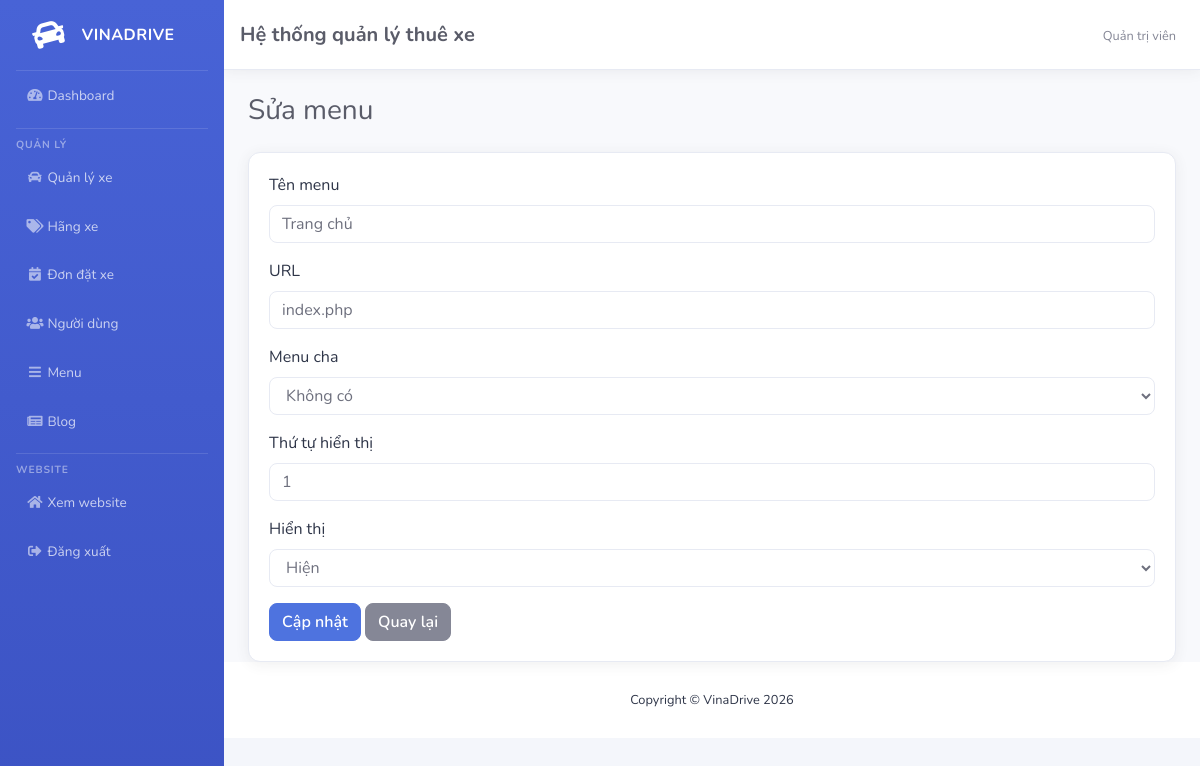
The app's page /admin/menus/1/edit (signed in) with its own data.
### tables this page shows
CREATE TABLE `menus` (
    `MenuID`       INT(11) NOT NULL AUTO_INCREMENT,
    `MenuName`     VARCHAR(100) NOT NULL,
    `URL`          VARCHAR(255) DEFAULT NULL,
    `ParentID`     INT(11) DEFAULT NULL,
    `DisplayOrder` INT(11) DEFAULT 0,
    `IsActive`     TINYINT(1) DEFAULT 1,
    PRIMARY KEY (`MenuID`),
    KEY `ParentID` (`ParentID`),
    CONSTRAINT `fk_menus_parent` FOREIGN KEY (`ParentID`) REFERENCES `menus` (`MenuID`)
);

### app/Core/Controller.php (called while the page is built, shortened)
<?php
abstract class Controller
{
    protected function view(string $viewName, array $data = [], ?string $layout = 'admin/layout/main'): void
    {
        extract($data);
        $viewFile = __DIR__ . '/../Views/' . $viewName . '.php';
        require $viewFile;
    }
}

### app/Controllers/Admin/MenuController.php (called while the page is built, shortened)
<?php
class MenuController extends Controller
{
    private MenuModel $menuModel;
    public function __construct()
    {
        $this->menuModel = new MenuModel();
    }
    public function edit(string $id): void
    {
        $menuId = (int) $id;
        $menu = $this->menuModel->find($menuId);
        $this->view('admin/menus/edit', [
            'pageTitle' => 'Sửa menu',
            'menu' => $menu,
            'parents' => $this->menuModel->candidatesForParent($menuId),
        ]);
    }
}

### index.php (called while the page is built, shortened)
<?php
require_once __DIR__ . '/app/autoload.php';
$router = new Router();
$router->get('/admin/brands', [BrandController::class, 'index']);
$router->get('/admin/brands/create', [BrandController::class, 'create']);
$router->post('/admin/brands', [BrandController::class, 'store']);
$router->get('/admin/brands/{id}/edit', [BrandController::class, 'edit']);
$router->post('/admin/brands/{id}/update', [BrandController::class, 'update']);
$router->post('/admin/brands/{id}/delete', [BrandController::class, 'destroy']);
$router->get('/admin/cars', [CarController::class, 'index']);
$router->get('/admin/cars/create', [CarController::class, 'create']);
$router->post('/admin/cars', [CarController::class, 'store']);
$router->get('/admin/cars/{id}/edit', [CarController::class, 'edit']);
$router->post('/admin/cars/{id}/update', [CarController::class, 'update']);
$router->post('/admin/cars/{id}/delete', [CarController::class, 'destroy']);
$router->post('/admin/cars/{id}/images/update', [CarController::class, 'updateImage']);
$router->post('/admin/cars/{id}/images/set-main', [CarController::class, 'setMainImage']);
$router->post('/admin/cars/{id}/images/delete', [CarController::class, 'deleteImage']);
$router->get('/admin/users', [UserController::class, 'index']);
$router->get('/admin/users/create', [UserController::class, 'create']);
$router->post('/admin/users', [UserController::class, 'store']);
$router->get('/admin/users/{id}/edit', [UserController::class, 'edit']);
$router->post('/admin/users/{id}/update', [UserController::class, 'update']);
$router->post('/admin/users/{id}/delete', [UserController::class, 'destroy']);
$router->get('/admin/blogs', [BlogController::class, 'index']);
$router->get('/admin/blogs/create', [BlogController::class, 'create']);
$router->post('/admin/blogs', [BlogController::class, 'store']);
$router->get('/admin/blogs/{id}/edit', [BlogController::class, 'edit']);
$router->post('/admin/blogs/{id}/update', [BlogController::class, 'update']);
$router->post('/admin/blogs/{id}/delete', [BlogController::class, 'destroy']);
$router->get('/admin/menus', [MenuController::class, 'index']);
$router->get('/admin/menus/create', [MenuController::class, 'create']);
$router->post('/admin/menus', [MenuController::class, 'store']);
$router->get('/admin/menus/{id}/edit', [MenuController::class, 'edit']);
$router->post('/admin/menus/{id}/update', [MenuController::class, 'update']);
$router->post('/admin/menus/{id}/delete', [MenuController::class, 'destroy']);
$router->get('/admin/dashboard', [DashboardController::class, 'index']);
$router->get('/admin/bookings', [BookingController::class, 'index']);
$router->get('/admin/bookings/{id}', [BookingController::class, 'show']);
$router->get('/admin/bookings/{id}/return-check', [BookingController::class, 'returnCheck']);
$router->post('/admin/bookings/{id}/cancel', [BookingController::class, 'cancel']);
$router->post('/admin/bookings/{id}/return-approve', [BookingController::class, 'returnApprove']);
$router->post('/admin/payments/{id}/confirm', [PaymentController::class, 'confirm']);
$router->post('/admin/payments/{id}/confirm-final', [PaymentController::class, 'confirmFinal']);
$router->get('/login', [AuthController::class, 'showLogin']);
$router->post('/login', [AuthController::class, 'login']);
$router->get('/register', [AuthController::class, 'showRegister']);
$router->post('/register', [AuthController::class, 'register']);
$router->get('/logout', [AuthController::class, 'logout']);
$router->get('/', [PageController::class, 'index']);
$router->get('/about', [PageController::class, 'about']);
$router->get('/contact', [PageController::class, 'contact']);
$router->get('/blog', [FrontendBlogController::class, 'index']);
$router->get('/blog/{slug}', [FrontendBlogController::class, 'show']);
$router->get('/vehicle', [FrontendCarController::class, 'index']);
$router->get('/vehicle/{id}', [FrontendCarController::class, 'show']);
$router->get('/vehicle/{id}/book', [FrontendCarController::class, 'bookForm']);
$router->post('/bookings', [FrontendBookingController::class, 'store']);
$router->get('/profile', [AccountController::class, 'profile']);
$router->post('/profile/update', [AccountController::class, 'updateProfile']);
$router->get('/my-bookings', [AccountController::class, 'myBookings']);
$router->get('/my-bookings/{id}/return', [FrontendBookingController::class, 'returnForm']);
$router->post('/my-bookings/{id}/return', [FrontendBookingController::class, 'submitReturn']);
$router->get('/my-payments', [AccountController::class, 'myPayments']);
$router->dispatch(BASE_PATH);

### app/autoload.php (called while the page is built, shortened)
<?php
spl_autoload_register(function (string $class): void {
    $prefix = 'App\\';
    $relative = substr($class, strlen($prefix));
    $relativePath = str_replace('\\', '/', $relative) . '.php';
    $file = __DIR__ . '/' . $relativePath;
});

### app/Core/Database.php (called while the page is built, shortened)
<?php
class Database
{
    private static ?\mysqli $connection = null;
    public static function connection(): \mysqli
    {
        if (self::$connection === null) {
            $host = 'localhost';
            $username = 'root';
            $password = '';
            $database = 'carrentaldb';
            $conn = new \mysqli($host, $username, $password, $database);
            $conn->set_charset('utf8mb4');
            self::$connection = $conn;
        }
        return self::$connection;
    }
}

### app/Core/Model.php (called while the page is built, shortened)
<?php
abstract class Model
{
    protected string $table;
    protected string $primaryKey = 'id';
    protected \mysqli $db;
    public function __construct()
    {
        $this->db = Database::connection();
    }
    public function find(int $id): ?array
    {
        $stmt = $this->db->prepare("SELECT * FROM `{$this->table}` WHERE `{$this->primaryKey}` = ? LIMIT 1");
        $stmt->bind_param('i', $id);
        $stmt->execute();
        $row = $stmt->get_result()->fetch_assoc();
        return $row ?: null;
    }
}

### app/Views/admin/menus/edit.php (the view, shortened to what this page needs)
<?php
$menuId = (int) $menu['MenuID'];
?>
<h1 class="h3 mb-4 text-gray-800">Sửa menu</h1>
<div class="card shadow">
    <div class="card-body">
        <form action="/Carrental/admin/menus/<?= $menuId ?>/update" method="POST">
            <div class="form-group">
                <label>Tên menu</label>
                <input type="text" name="MenuName" class="form-control" value="<?= htmlspecialchars($menu['MenuName']) ?>" required>
            </div>
            <div class="form-group">
                <label>URL</label>
                <input type="text" name="URL" class="form-control" value="<?= htmlspecialchars($menu['URL']) ?>" required>
            </div>
            <div class="form-group">
                <label>Menu cha</label>
                <select name="ParentID" class="form-control">
                    <option value="">Không có</option>
                </select>
            </div>
            <div class="form-group">
                <label>Thứ tự hiển thị</label>
                <input type="number" name="DisplayOrder" class="form-control" value="<?= (int) $menu['DisplayOrder'] ?>">
            </div>
            <div class="form-group">
                <label>Hiển thị</label>
                <select name="IsActive" class="form-control">
                    <option value="1" <?= (int) $menu['IsActive'] === 1 ? 'selected' : '' ?>>Hiện</option>
                </select>
            </div>
            <button type="submit" class="btn btn-primary">Cập nhật</button>
            <a href="/Carrental/admin/menus" class="btn btn-secondary">Quay lại</a>
        </form>
    </div>
</div>

### app/Core/Router.php (shortened to what this page needs)
<?php
class Router
{
    private array $routes = [];
    public function get(string $path, array $handler): void
    {
        $this->routes['GET'][] = [$path, $handler];
    }
    public function post(string $path, array $handler): void
    {
        $this->routes['POST'][] = [$path, $handler];
    }
    public function dispatch(string $basePath = ''): void
    {
        $method = $_SERVER['REQUEST_METHOD'] ?? 'GET';
        $uri = parse_url($_SERVER['REQUEST_URI'] ?? '/', PHP_URL_PATH);
        if ($basePath !== '' && str_starts_with($uri, $basePath)) {
            $uri = substr($uri, strlen($basePath));
        }
        $uri = '/' . trim($uri, '/');
        foreach ($this->routes[$method] ?? [] as [$routePath, $handler]) {
            $params = $this->match($routePath, $uri);
            if ($params !== null) {
                [$controllerClass, $action] = $handler;
                $controller = new $controllerClass();
                call_user_func_array([$controller, $action], $params);
                return;
            }
        }
    }
    private function match(string $routePath, string $uri): ?array
    {
        $paramNames = [];
        $pattern = preg_replace_callback('/\{(\w+)\}/', function ($m) use (&$paramNames) {
            $paramNames[] = $m[1];
            return '([^/]+)';
        }, $routePath);
        $pattern = '#^' . $pattern . '$#';
        if (preg_match($pattern, $uri, $matches)) {
            array_shift($matches);
            return array_values($matches);
        }
        return null;
    }
}

### public/admin/css/admin-theme.css (style rules this page uses)
:root { --admin-primary: #4e73df; --admin-primary-dark: #3a5cc9; --admin-radius: 12px; --admin-radius-sm: 8px; --admin-border: #e7eaf3; --admin-shadow: 0 .15rem .85rem rgba(58, 59, 69, .08); --admin-shadow-hover: 0 .35rem 1.2rem rgba(58, 59, 69, .12); --admin-text: #2e3548; --admin-text-muted: #6f7485; }
body { background-color: #f4f6fb; font-family: 'Nunito', -apple-system, BlinkMacSystemFont, 'Segoe UI', Roboto, sans-serif; color: var(--admin-text); }
.card { border: 1px solid var(--admin-border); border-radius: var(--admin-radius); box-shadow: var(--admin-shadow); }
.shadow, .shadow-sm { box-shadow: var(--admin-shadow) !important; }
.card-body { color: var(--admin-text); }
.form-control { border: 1px solid var(--admin-border); border-radius: var(--admin-radius-sm); }
.btn { border-radius: var(--admin-radius-sm); font-weight: 600; }

### records on screen
menus: MenuName "Trang chủ", URL "index.php", DisplayOrder "1", IsActive "Hiện"
